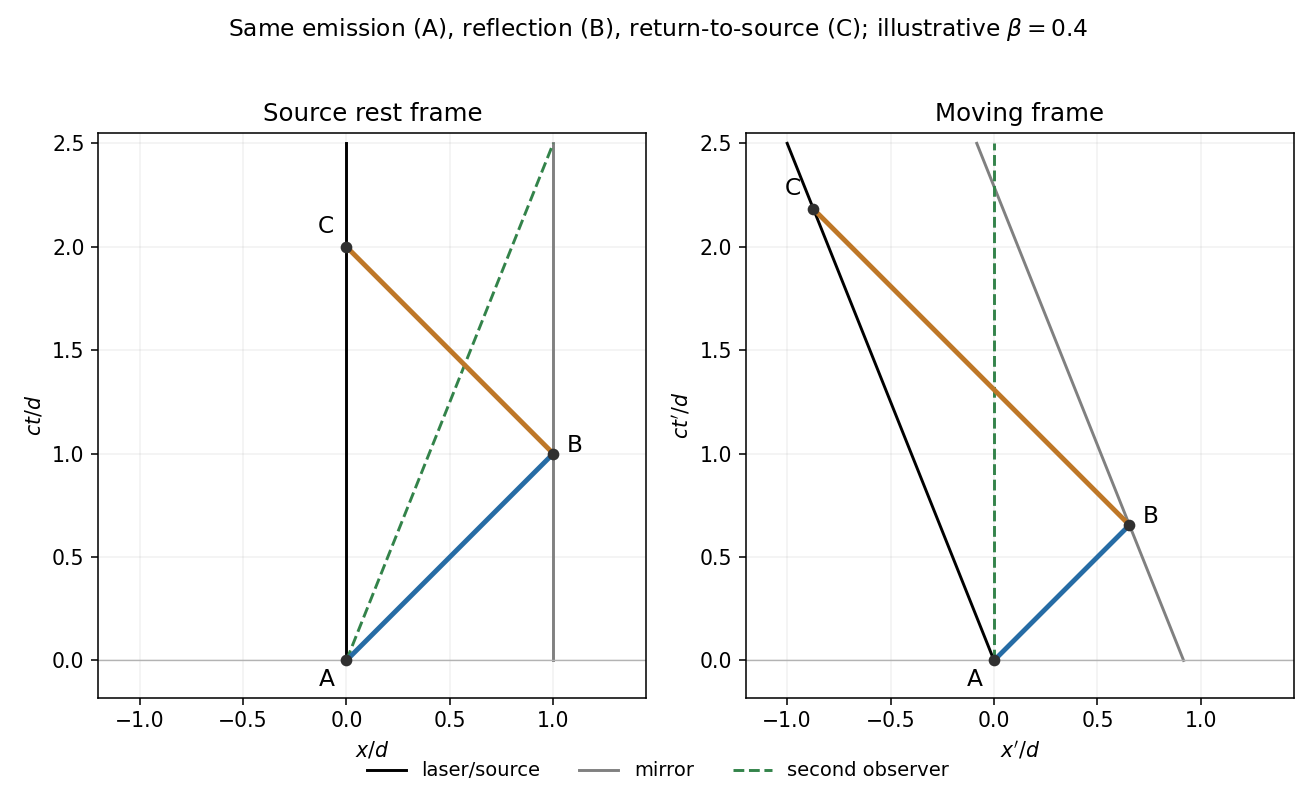

The Python source for this figure:
"""Original illustration for the 2016 Oxford Physics 1 resit solutions.
Writes only the matching PNG to the current working directory.
Tested with Python 3.14, numpy 2.3.5 and matplotlib 3.10.7 (root pyproject.toml).
"""
from pathlib import Path
import matplotlib
matplotlib.use("Agg")
import matplotlib.pyplot as plt
from matplotlib.patches import Circle, Arc
import numpy as np
plt.rcParams.update({"font.size": 10.5, "figure.facecolor": "white", "axes.facecolor": "white", "savefig.facecolor": "white"})

beta=.4;gamma=1/np.sqrt(1-beta*beta);clock=np.linspace(0,2.5,300)
fig,axs=plt.subplots(1,2,figsize=(9.4,5.7))
for j,ax in enumerate(axs):
 if j==0:
  A=np.array([0.,0.]);B=np.array([1.,1.]);C=np.array([0.,2.]);laser=np.zeros_like(clock);mirror=np.ones_like(clock);observer=beta*clock
 else:
  A=np.array([0.,0.]);B=np.array([gamma*(1-beta),gamma*(1-beta)]);C=np.array([-2*gamma*beta,2*gamma]);laser=-beta*clock;mirror=1/gamma-beta*clock;observer=np.zeros_like(clock)
 ax.plot(laser,clock,color='black',lw=1.5,label='laser/source');ax.plot(mirror,clock,color='.5',lw=1.5,label='mirror');ax.plot(observer,clock,color='#33834a',ls='--',lw=1.5,label='second observer')
 ax.plot([A[0],B[0]],[A[1],B[1]],color='#266ca5',lw=2.5);ax.plot([B[0],C[0]],[B[1],C[1]],color='#be7727',lw=2.5)
 for name,P,off in [('A',A,(-14,-13)),('B',B,(7,1)),('C',C,(-15,7))]:ax.scatter([P[0]],[P[1]],s=25,color='#303030',zorder=5);ax.annotate(name,P,xytext=off,textcoords='offset points',fontsize=12)
 ax.set(xlim=(-1.2,1.45),ylim=(-.18,2.55),xlabel=('$x/d$' if j==0 else "$x'/d$"),ylabel=('$ct/d$' if j==0 else "$ct'/d$"),title=('Source rest frame' if j==0 else 'Moving frame'))
 ax.set_aspect('equal');ax.grid(alpha=.17);ax.axhline(0,color='.7',lw=.7)
handles,labels=axs[0].get_legend_handles_labels();fig.legend(handles,labels,loc='lower center',ncol=3,frameon=False,fontsize=10)
fig.suptitle(r'Same emission (A), reflection (B), return-to-source (C); illustrative $\beta=0.4$',fontsize=12)
fig.tight_layout(rect=(0,.08,1,.94))
fig.savefig(Path.cwd()/'2016-resit-lorentz-light-round-trip.png',dpi=140,transparent=False);plt.close(fig)
